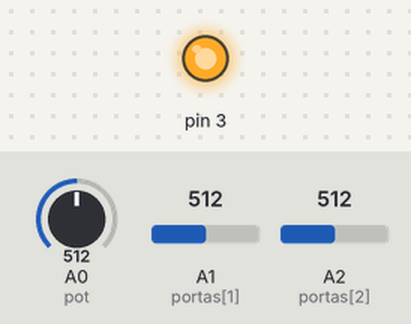
The sketch below on a simulated Arduino Uno, built with avr-gcc and run on an emulated ATmega328P. Shown: output pins drawn as LEDs (lit = HIGH). The inputs (shaded band) are chosen by the test bench; at power-on: A0 (pot) = 512, A1 (portas[1]) = 512, A2 (portas[2]) = 512. Pins used as bus, display or sensor lines are not drawn; what the sketch prints to the serial monitor is not drawn.

Above: at 0.1 s.
Timing chart, 0 to 1.6 s (numbered marks = the images above):
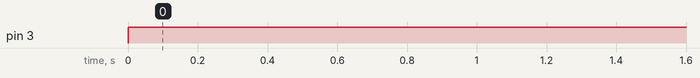

Measured:
- by itself, pin 3: LOW → HIGH at 0.00 s

The sketch:

JUNTEI_DESGRA_A.ino
```cpp
const int pot=A0;
int soma=0;
int valor=0;
#define tempo (60/90)*1000


int TEMPO(int valor){
 if(valor>0 && valor<73){//semibreve
    return tempo*4;
    }
    if(valor>72 && valor<145){//minima
     return tempo*2;
    }

    if(valor>144 && valor<217){//seminima
     return tempo;
    }

    if(valor>216 && valor<289){//colcheia
     return tempo/2;
    }

    if(valor>288 && valor<361){//semicolcheia
     return tempo/4;
}

    if(valor>360 && valor<433){//fusa
     return tempo/8;
 }

     if(valor>432 && valor<505){//semifusa
      return tempo/16;
     }


    //PAUSAS


    if(valor>504 && valor<577){//pausa da semibreve
     return tempo*4;
     }

     if(valor>576 && valor<649){//pausa da minima
     return tempo*2;
     }

     if(valor>648 && valor<721){//pausa da seminima
     return tempo;
     }

     if(valor>720 && valor<793){//pausa da colcheia
     return tempo/2 ;
     }

     if(valor>792 && valor<865){//pausa da semicolcheia
     return tempo/4;
     }

     if(valor>576 && valor<649){//pausa da fusa
     return tempo/8;
     }

     if(valor>576 && valor<649){//pausa da semifusa
     return tempo/16;
    }
}

void setup() {
  // put your setup code here, to run once:
  pinMode(2, OUTPUT);
  pinMode(3, OUTPUT);
  pinMode(A0, INPUT);
  pinMode(A1, INPUT);
  pinMode(A2, INPUT);

  Serial.begin(9600);

}

void lerLinha(int vetor[2][3], int pot){
    int portas[3] = {A0, A1, A2};
    for (int i = 0; i < 3; ++i)
    {
        vetor[pot][i] = analogRead(portas[i]);
    }
}

int lerPartitura(int matriz[2][3]){
    for(int c=0;c<2;c++){
      digitalWrite(2,0);
      digitalWrite(3,0);
      digitalWrite(c+2,1);
      //]soma+=TEMPO(analogRead(A));
      lerLinha(matriz, c);
    }
    /*if(soma>tempo*4){
        Serial.println("ta errado mermao");
        return 0;
    }
    return 1;*/
}

void loop() {
    int partitura[2][3];
    lerPartitura(partitura);

    for (int i = 0; i < 2; ++i)
    {
        for (int j = 0; j < 3; ++j)
        {
           Serial.print("Coluna: ");Serial.print(i);
           Serial.print('\n');
           Serial.print("Linha: " ); Serial.println(j);
           Serial.println(partitura[i][j]);
           Serial.print('\n');
           Serial.print('\n');
           delay(1500);
        }
    }

  }
```

BPM.c
```cpp
const int pot=A0;
int valor=0;
#define tempo (60/15)*1000
void setup() {
  // put your setup code here, to run once:
  Serial.begin(9600);

}

void loop() {
  // put your main code here, to run repeatedly:
valor=analogRead(pot);
Serial.println(valor);
if(valor>0 && valor<73){//semibreve
 tone(5, 293);
 delay(tempo);
 noTone(5);
 delay(200);
}
if(valor>72 && valor<145){//minima
 tone(5, 293);
 delay(tempo/2);
 noTone(5);
 delay(200);
}

if(valor>144 && valor<217){//seminima
 tone(5, 293);
 delay(tempo/4);
 noTone(5);
 delay(200);
}

if(valor>216 && valor<289){//colcheia
 tone(5, 293);
 delay(tempo/8);
 noTone(5);
 delay(200);
}

 if(valor>288 && valor<361){//semicolcheia
 tone(5, 293);
 delay(tempo/16);
 noTone(5);
 delay(200);
}

 if(valor>360 && valor<433){//fusa
 tone(5, 293);
 delay(tempo/32);
 noTone(5);
 delay(200);
 }

 if(valor>432 && valor<502){//semifusa
 tone(5, 293);
 delay(tempo/64);
 noTone(5);
 delay(200);
 }


 }
```

partitura_com_as_pausas.c
```cpp
const int pot=A0;
int valor=0;
#define tempo (60/90)*1000

void TEMPO(int valor){
 if(valor>0 && valor<73){//semibreve
     tone(5, 293);
     delay(tempo*4);
     noTone(5);
     delay(200);
    }
    if(valor>72 && valor<145){//minima
     tone(5, 293);
     delay(tempo*2);
     noTone(5);
     delay(200);
    }

    if(valor>144 && valor<217){//seminima
     tone(5, 293);
     delay(tempo);
     noTone(5);
     delay(200);
    }

    if(valor>216 && valor<289){//colcheia
     tone(5, 293);
     delay(tempo/2);
     noTone(5);
     delay(200);
    }

 if(valor>288 && valor<361){//semicolcheia
     tone(5, 293);
     delay(tempo/4);
     noTone(5);
     delay(200);
}

     if(valor>360 && valor<433){//fusa
     tone(5, 293);
     delay(tempo/8);
     noTone(5);
     delay(200);
 }

     if(valor>432 && valor<505){//semifusa
     tone(5, 293);
     delay(tempo/16);
     noTone(5);
     delay(200);
     }


    //PAUSAS


    if(valor>504 && valor<577){//pausa da semibreve
     delay(tempo*4);
     delay(200);
     }

     if(valor>576 && valor<649){//pausa da minima
     delay(tempo*2);
     delay(200);
     }
 
     if(valor>648 && valor<721){//pausa da seminima
     delay(tempo);
     delay(200);
     }

     if(valor>720 && valor<793){//pausa da colcheia
     delay(tempo/2);
     delay(200);
     }

     if(valor>792 && valor<865){//pausa da semicolcheia
     delay(tempo/4);
     delay(200);
     }

     if(valor>576 && valor<649){//pausa da fusa
     delay(tempo/8);
     delay(200);
     }
     
     if(valor>576 && valor<649){//pausa da semifusa
     delay(tempo/16);
     delay(200);
    }
}

void setup() {
  // put your setup code here, to run once:
  Serial.begin(9600);
 
}

void loop() {
  // put your main code here, to run repeatedly:
    int valor=analogRead(pot);
    Serial.println(valor);
TEMPO(valor);


   
}
```
